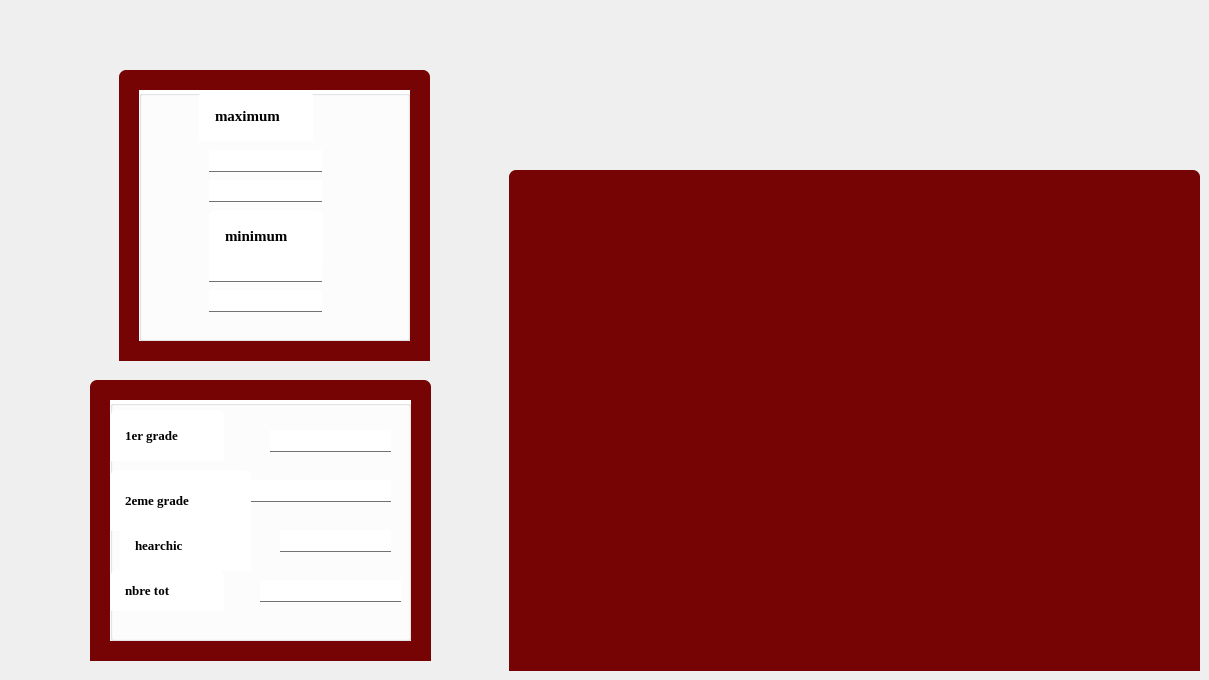
    <widget class="QWidget" name="tab_10">
     <attribute name="title">
      <string>stat</string>
     </attribute>
     <widget class="QFrame" name="horizontalFrame3">
      <property name="geometry">
       <rect>
        <x>509</x>
        <y>170</y>
        <width>691</width>
        <height>501</height>
       </rect>
      </property>
      <property name="styleSheet">
       <string notr="true">QFrame { /* The tab widget frame */
border-top: 2px solid #2a2a2a; 
border-left: 2px solid #2a2a2a;
border-right: 2px solid #2a2a2a ; 
border-bottom: 2px solid #2a2a2a; 
background: #760404;
	
	
	/*border-top-color: rgb(0, 0, 0);*/

}
QFrame{
left: 0px; /* move to the right by 5px */
}
QFrame {
background: #white;
border: 20px  #535353;
border-bottom-color: #535353; 
border-top-left-radius: 7px;
border-top-right-radius: 7px;
min-width: 90px;
padding: 12px;
color: rgb(50, 50, 162);
	color: rgb(0, 0, 0);
font-size:11.5px;
font-family:Georgia, Helvetica, sans-serif;
font-weight:500;
}
QFrame::tab:selected,QTabBar::tab:hover {
	
	
	color: rgb(0, 0, 0);
	background-color: rgb(255, 255, 255);
}
QFrame::tab:selected {
border-color: #760404;
border-bottom-color: #760404; /* same as pane color */
color: #760404;
font-size: 18px;
font-family:Georgia,Solid;
font-weight:500;

}
QFrame::tab:!selected {
margin-top: 5px; /* make non-selected tabs look smaller */
}</string>
      </property>
      <layout class="QHBoxLayout" name="horizontalLayout_3"/>
     </widget>
     <widget class="QFrame" name="frame_16">
      <property name="geometry">
       <rect>
        <x>119</x>
        <y>70</y>
        <width>311</width>
        <height>291</height>
       </rect>
      </property>
      <property name="styleSheet">
       <string notr="true">QFrame { /* The tab widget frame */
border-top: 2px solid #2a2a2a; 
border-left: 2px solid #2a2a2a;
border-right: 2px solid #2a2a2a ; 
border-bottom: 2px solid #2a2a2a; 
background: #760404;
	
	
	/*border-top-color: rgb(0, 0, 0);*/

}
QFrame{
left: 0px; /* move to the right by 5px */
}
QFrame {
background: #white;
border: 20px  #535353;
border-bottom-color: #535353; 
border-top-left-radius: 7px;
border-top-right-radius: 7px;
min-width: 90px;
padding: 12px;
color: rgb(50, 50, 162);
	color: rgb(0, 0, 0);
font-size:11.5px;
font-family:Georgia, Helvetica, sans-serif;
font-weight:500;
}
QFrame::tab:selected,QTabBar::tab:hover {
	
	
	color: rgb(0, 0, 0);
	background-color: rgb(255, 255, 255);
}
QFrame::tab:selected {
border-color: #760404;
border-bottom-color: #760404; /* same as pane color */
color: #760404;
font-size: 18px;
font-family:Georgia,Solid;
font-weight:500;

}
QFrame::tab:!selected {
margin-top: 5px; /* make non-selected tabs look smaller */
}</string>
      </property>
      <property name="frameShape">
       <enum>QFrame::StyledPanel</enum>
      </property>
      <property name="frameShadow">
       <enum>QFrame::Raised</enum>
      </property>
      <widget class="QGroupBox" name="groupBox_12">
       <property name="geometry">
        <rect>
         <x>20</x>
         <y>20</y>
         <width>271</width>
         <height>251</height>
        </rect>
       </property>
       <property name="styleSheet">
        <string notr="true">background:white;</string>
       </property>
       <property name="title">
        <string/>
       </property>
       <widget class="QLineEdit" name="lineEdit_maram4">
        <property name="geometry">
         <rect>
          <x>70</x>
          <y>60</y>
          <width>113</width>
          <height>22</height>
         </rect>
        </property>
        <property name="styleSheet">
         <string notr="true">background:white;
font: 12pt  'Georgia';
border-bottom:1px solid #717072;</string>
        </property>
        <property name="frame">
         <bool>false</bool>
        </property>
        <property name="placeholderText">
         <string/>
        </property>
       </widget>
       <widget class="QLineEdit" name="lineEdit_maram7">
        <property name="geometry">
         <rect>
          <x>70</x>
          <y>170</y>
          <width>113</width>
          <height>22</height>
         </rect>
        </property>
        <property name="styleSheet">
         <string notr="true">background:white;
font: 12pt  'Georgia';
border-bottom:1px solid #717072;</string>
        </property>
        <property name="frame">
         <bool>false</bool>
        </property>
       </widget>
       <widget class="QLineEdit" name="lineEdit_maram5">
        <property name="geometry">
         <rect>
          <x>70</x>
          <y>90</y>
          <width>113</width>
          <height>22</height>
         </rect>
        </property>
        <property name="styleSheet">
         <string notr="true">background:white;
font: 12pt  'Georgia';
border-bottom:1px solid #717072;</string>
        </property>
        <property name="frame">
         <bool>false</bool>
        </property>
       </widget>
       <widget class="QLineEdit" name="lineEdit_maram6">
        <property name="geometry">
         <rect>
          <x>70</x>
          <y>200</y>
          <width>113</width>
          <height>22</height>
         </rect>
        </property>
        <property name="styleSheet">
         <string notr="true">background:white;
font: 12pt  'Georgia';
border-bottom:1px solid #717072;</string>
        </property>
        <property name="frame">
         <bool>false</bool>
        </property>
       </widget>
       <widget class="QLabel" name="label_8">
        <property name="geometry">
         <rect>
          <x>60</x>
          <y>0</y>
          <width>114</width>
          <height>51</height>
         </rect>
        </property>
        <property name="font">
         <font>
          <family>Georgia</family>
          <pointsize>11</pointsize>
          <weight>62</weight>
          <bold>true</bold>
         </font>
        </property>
        <property name="text">
         <string>maximum</string>
        </property>
       </widget>
       <widget class="QLabel" name="label_9">
        <property name="geometry">
         <rect>
          <x>70</x>
          <y>120</y>
          <width>114</width>
          <height>51</height>
         </rect>
        </property>
        <property name="font">
         <font>
          <family>Georgia</family>
          <pointsize>11</pointsize>
          <weight>62</weight>
          <bold>true</bold>
         </font>
        </property>
        <property name="text">
         <string>minimum</string>
        </property>
       </widget>
      </widget>
     </widget>
     <widget class="QFrame" name="frame_17">
      <property name="geometry">
       <rect>
        <x>90</x>
        <y>380</y>
        <width>341</width>
        <height>281</height>
       </rect>
      </property>
      <property name="styleSheet">
       <string notr="true">QFrame { /* The tab widget frame */
border-top: 2px solid #2a2a2a; 
border-left: 2px solid #2a2a2a;
border-right: 2px solid #2a2a2a ; 
border-bottom: 2px solid #2a2a2a; 
background: #760404;
	
	
	/*border-top-color: rgb(0, 0, 0);*/

}
QFrame{
left: 0px; /* move to the right by 5px */
}
QFrame {
background: #white;
border: 20px  #535353;
border-bottom-color: #535353; 
border-top-left-radius: 7px;
border-top-right-radius: 7px;
min-width: 90px;
padding: 12px;
color: rgb(50, 50, 162);
	color: rgb(0, 0, 0);
font-size:11.5px;
font-family:Georgia, Helvetica, sans-serif;
font-weight:500;
}
QFrame::tab:selected,QTabBar::tab:hover {
	
	
	color: rgb(0, 0, 0);
	background-color: rgb(255, 255, 255);
}
QFrame::tab:selected {
border-color: #760404;
border-bottom-color: #760404; /* same as pane color */
color: #760404;
font-size: 18px;
font-family:Georgia,Solid;
font-weight:500;

}
QFrame::tab:!selected {
margin-top: 5px; /* make non-selected tabs look smaller */
}</string>
      </property>
      <property name="frameShape">
       <enum>QFrame::StyledPanel</enum>
      </property>
      <property name="frameShadow">
       <enum>QFrame::Raised</enum>
      </property>
      <widget class="QGroupBox" name="groupBox_13">
       <property name="geometry">
        <rect>
         <x>20</x>
         <y>20</y>
         <width>301</width>
         <height>241</height>
        </rect>
       </property>
       <property name="styleSheet">
        <string notr="true">background:white;</string>
       </property>
       <property name="title">
        <string/>
       </property>
       <widget class="QLabel" name="label_10">
        <property name="geometry">
         <rect>
          <x>0</x>
          <y>10</y>
          <width>114</width>
          <height>51</height>
         </rect>
        </property>
        <property name="font">
         <font>
          <family>Georgia</family>
          <pointsize>10</pointsize>
          <weight>62</weight>
          <bold>true</bold>
         </font>
        </property>
        <property name="text">
         <string>1er grade</string>
        </property>
       </widget>
       <widget class="QLineEdit" name="lineEdit_15">
        <property name="geometry">
         <rect>
          <x>150</x>
          <y>180</y>
          <width>141</width>
          <height>22</height>
         </rect>
        </property>
        <property name="styleSheet">
         <string notr="true">background:white;
font: 12pt  'Georgia';
border-bottom:1px solid #717072;</string>
        </property>
        <property name="frame">
         <bool>false</bool>
        </property>
       </widget>
       <widget class="QLabel" name="label_12">
        <property name="geometry">
         <rect>
          <x>10</x>
          <y>120</y>
          <width>131</width>
          <height>51</height>
         </rect>
        </property>
        <property name="font">
         <font>
          <family>Georgia</family>
          <pointsize>10</pointsize>
          <weight>62</weight>
          <bold>true</bold>
         </font>
        </property>
        <property name="text">
         <string>hearchic</string>
        </property>
       </widget>
       <widget class="QLineEdit" name="lineEdit_13">
        <property name="geometry">
         <rect>
          <x>140</x>
          <y>80</y>
          <width>141</width>
          <height>22</height>
         </rect>
        </property>
        <property name="styleSheet">
         <string notr="true">background:white;
font: 12pt  'Georgia';
border-bottom:1px solid #717072;</string>
        </property>
        <property name="frame">
         <bool>false</bool>
        </property>
       </widget>
       <widget class="QLabel" name="label_11">
        <property name="geometry">
         <rect>
          <x>0</x>
          <y>70</y>
          <width>141</width>
          <height>61</height>
         </rect>
        </property>
        <property name="font">
         <font>
          <family>Georgia</family>
          <pointsize>10</pointsize>
          <weight>62</weight>
          <bold>true</bold>
         </font>
        </property>
        <property name="text">
         <string>2eme grade</string>
        </property>
       </widget>
       <widget class="QLabel" name="label_13">
        <property name="geometry">
         <rect>
          <x>0</x>
          <y>170</y>
          <width>114</width>
          <height>41</height>
         </rect>
        </property>
        <property name="font">
         <font>
          <family>Georgia</family>
          <pointsize>10</pointsize>
          <weight>62</weight>
          <bold>true</bold>
         </font>
        </property>
        <property name="text">
         <string>nbre tot</string>
        </property>
       </widget>
       <widget class="QLineEdit" name="lineEdit_12">
        <property name="geometry">
         <rect>
          <x>160</x>
          <y>30</y>
          <width>121</width>
          <height>22</height>
         </rect>
        </property>
        <property name="styleSheet">
         <string notr="true">background:white;
font: 12pt  'Georgia';
border-bottom:1px solid #717072;</string>
        </property>
        <property name="frame">
         <bool>false</bool>
        </property>
       </widget>
       <widget class="QLineEdit" name="lineEdit_14">
        <property name="geometry">
         <rect>
          <x>170</x>
          <y>130</y>
          <width>111</width>
          <height>22</height>
         </rect>
        </property>
        <property name="styleSheet">
         <string notr="true">background:white;
font: 12pt  'Georgia';
border-bottom:1px solid #717072;</string>
        </property>
        <property name="frame">
         <bool>false</bool>
        </property>
       </widget>
      </widget>
     </widget>
    </widget>
